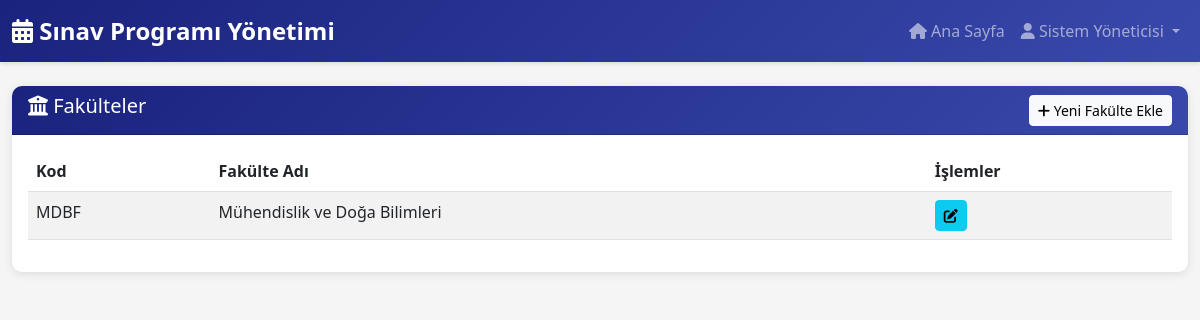
The page /admin/faculties (signed in) on the database its author committed.
### modeller.py (models this page shows, shortened)
class User(UserMixin, db.Model):
    __tablename__ = 'users'
    id = db.Column(db.Integer, primary_key=True)
    username = db.Column(db.String(80), unique=True, nullable=False)
    email = db.Column(db.String(120), unique=True, nullable=False)
    password_hash = db.Column(db.String(255), nullable=False)
    role = db.Column(db.String(20), nullable=False)
    department = db.Column(db.String(100), nullable=True)
    program = db.Column(db.String(100), nullable=True)
    name = db.Column(db.String(100), nullable=True)
    created_at = db.Column(db.DateTime, default=datetime.utcnow)
    courses = db.relationship('Course', backref='instructor', lazy=True, foreign_keys='Course.instructor_id')
    exam_schedules = db.relationship('ExamSchedule', backref='teacher', lazy=True)
    def is_admin(self):
        return self.role == 'admin'
    def is_teacher(self):
        return self.role == 'teacher'

class Faculty(db.Model):
    __tablename__ = 'faculties'
    id = db.Column(db.Integer, primary_key=True)
    name = db.Column(db.String(100), unique=True, nullable=False)
    code = db.Column(db.String(20), unique=True, nullable=True)
    departments = db.relationship('Department', backref='faculty', lazy=True, cascade='all, delete-orphan')

### ana.py (the view)
@app.route('/admin/faculties', methods=['GET', 'POST'])
@login_required
def manage_faculties():
    if not current_user.is_admin(): return redirect(url_for('dashboard'))
    if request.method == 'POST':
        db.session.add(Faculty(name=request.form.get('name'), code=request.form.get('code')))
        db.session.commit()
        flash('Fakülte eklendi!', 'success')
        return redirect(url_for('manage_faculties'))
    return render_template('manage_faculties.html', faculties=Faculty.query.all())

### ana.py (called while the page is built)
@login_manager.user_loader
def load_user(user_id):
    return User.query.get(int(user_id))

### templates/manage_faculties.html (shortened to what this page needs)
{% extends "base.html" %}
{% block content %}
<div class="card">
    <div class="card-header d-flex justify-content-between align-items-center">
        <h5><i class="fas fa-university"></i> Fakülteler</h5>
        <button class="btn btn-light btn-sm" data-bs-toggle="modal" data-bs-target="#addFacultyModal">
            <i class="fas fa-plus"></i> Yeni Fakülte Ekle
        </button>
    </div>
    <div class="card-body">
        <div class="table-responsive">
            <table class="table table-striped">
                <thead>
                    <tr>
                        <th>Kod</th>
                        <th>Fakülte Adı</th>
                        <th>İşlemler</th>
                    </tr>
                </thead>
                <tbody>
                    {% for faculty in faculties %}
                    <tr>
                        <td>{{ faculty.code or '-' }}</td>
                        <td>{{ faculty.name }}</td>
                        <td>
                            <a href="#" class="btn btn-sm btn-info">
                                <i class="fas fa-edit"></i>
                            </a>
                        </td>
                    </tr>
                    {% else %}
                    <tr>
                        <td colspan="3" class="text-center">Henüz fakülte eklenmemiş.</td>
                    </tr>
                    {% endfor %}
                </tbody>
            </table>
        </div>
    </div>
</div>
{% endblock %}

### templates/base.html (shortened to what this page needs)
<!DOCTYPE html>
<html lang="tr">
<head>
    <link href="https://cdn.jsdelivr.net/npm/bootstrap@5.3.0/dist/css/bootstrap.min.css" rel="stylesheet">
    <link href="https://cdnjs.cloudflare.com/ajax/libs/font-awesome/6.4.0/css/all.min.css" rel="stylesheet">
</head>
<body>
    <nav class="navbar navbar-expand-lg navbar-dark">
        <div class="container-fluid">
            <a class="navbar-brand" href="{{ url_for('dashboard') }}">
                <i class="fas fa-calendar-alt"></i> Sınav Programı Yönetimi
            </a>
            <div class="collapse navbar-collapse" id="navbarNav">
                <ul class="navbar-nav ms-auto">
                    {% if current_user.is_authenticated %}
                    <li class="nav-item">
                        <a class="nav-link" href="{{ url_for('dashboard') }}">
                            <i class="fas fa-home"></i> Ana Sayfa
                        </a>
                    </li>
                    <li class="nav-item dropdown">
                        <a class="nav-link dropdown-toggle" href="#" id="navbarDropdown" role="button" data-bs-toggle="dropdown">
                            <i class="fas fa-user"></i> {{ current_user.name or current_user.username }}
                        </a>
                    </li>
                    {% else %}
                    <li class="nav-item">
                        <a class="nav-link" href="{{ url_for('login') }}">Giriş</a>
                    </li>
                    {% endif %}
                </ul>
            </div>
        </div>
    </nav>
    <div class="container-fluid mt-4">
        {% block content %}{% endblock %}
    </div>
</body>
</html>

### templates/base.html (style rules this page uses)
:root { --primary-color: #1a237e; --secondary-color: #3949ab; --accent-color: #5c6bc0; }
body { background-color: #f5f5f5; font-family: 'Segoe UI', Tahoma, Geneva, Verdana, sans-serif; }
.navbar { background: linear-gradient(135deg, var(--primary-color) 0%, var(--secondary-color) 100%); box-shadow: 0 2px 4px rgba(0,0,0,0.1); }
.navbar-brand { font-weight: bold; font-size: 1.5rem; }
.card { border: none; border-radius: 10px; box-shadow: 0 2px 10px rgba(0,0,0,0.1); margin-bottom: 20px; }
.card-header { background: linear-gradient(135deg, var(--primary-color) 0%, var(--secondary-color) 100%); color: white; border-radius: 10px 10px 0 0 !important; font-weight: bold; }
.table { background-color: white; }
.table thead { background-color: var(--primary-color); color: white; }

### rows shown on the page
User: name "Sistem Yöneticisi"
Faculty: code "MDBF", name "Mühendislik ve Doğa Bilimleri"
